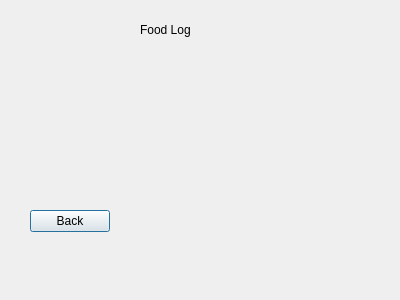
<?xml version="1.0" encoding="UTF-8"?>
<ui version="4.0">
 <class>FoodLog</class>
 <widget class="QDialog" name="FoodLog">
  <property name="geometry">
   <rect>
    <x>0</x>
    <y>0</y>
    <width>400</width>
    <height>300</height>
   </rect>
  </property>
  <property name="windowTitle">
   <string>Dialog</string>
  </property>
  <widget class="QPushButton" name="back">
   <property name="geometry">
    <rect>
     <x>30</x>
     <y>210</y>
     <width>80</width>
     <height>22</height>
    </rect>
   </property>
   <property name="text">
    <string>Back</string>
   </property>
  </widget>
  <widget class="QLabel" name="label">
   <property name="geometry">
    <rect>
     <x>140</x>
     <y>20</y>
     <width>101</width>
     <height>20</height>
    </rect>
   </property>
   <property name="text">
    <string>Food Log</string>
   </property>
  </widget>
 </widget>
 <resources/>
 <connections/>
</ui>
